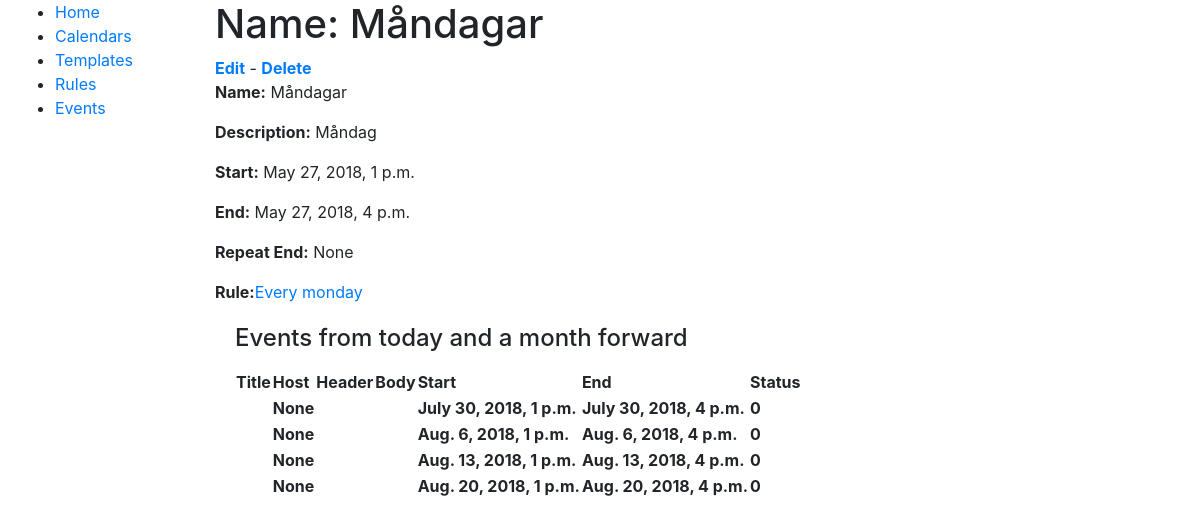
Page /scheduler/event/1 on the earlier database version.
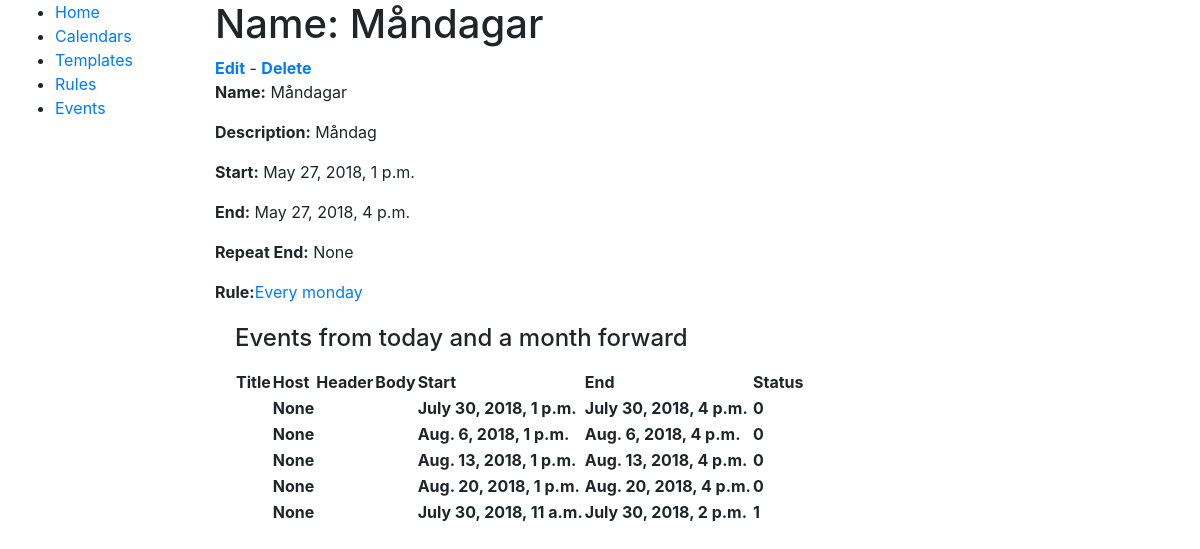
Same page on the later database version.
### scheduler/models.py (models this page shows, shortened)
class Event(models.Model):
    name = models.CharField(max_length=50, help_text="Enter a human-friendly name for this type of Event")
    description = models.CharField(max_length=300, help_text="Enter a description for this type of Event", null=True, blank=True)
    template = models.ForeignKey('EventTemplate', on_delete=models.SET_NULL, null=True, help_text="Select a template for how scheduled Events will look in the calendar.")
    start = models.DateTimeField(help_text="Start of event repetition and start time of events", db_index=True)
    end = models.DateTimeField(help_text="End time of events, must be after start", db_index=True)
    repeat_end = models.DateTimeField(help_text="Date to end repetition", null=True, blank=True)
    rule = models.ForeignKey('SchedulingRule', null=True, blank=True, help_text="Select '----' for a one time only event.", on_delete=models.SET_NULL)
    class Meta:
        ordering = ["name"]
    def create_eventinstance(self, start, end=None):
        if end is None:
            end = start + (self.end - self.start)
        return EventInstance(id=None, event=self, start=start, end=end, status=0)
    def get_event_list(self, from_date, until_date):
        logger.warning("Event:get_event_list called")
        logger.warning("Event:get_event_list:from_date: %s", from_date)
        logger.warning("Event:get_event_list:until_date: %s", until_date)
        logger.warning("Event:get_event_list:self.start: %s", self.start.tzinfo)
        logger.warning("Event:get_event_list:self.end: %s", self.end)
        event_list = []
        if self.start > until_date:
            logger.warning("Event:get_event_list:Start parameter not within range")
            return event_list
        if self.rule is not None:
            logger.warning("Event:get_event_list:Rule for repetition found")
            event_duration = self.end - self.start
            if self.start > from_date:
                from_date = self.start
            else:
                from_date = datetime.datetime.combine(from_date.date(), self.start.time(), self.start.tzinfo)
            if self.repeat_end and self.repeat_end < until_date:
                until_date = self.repeat_end
            logger.warning("Event:get_event_list:from_date: %s", from_date)
            logger.warning("Event:get_event_list:until_date: %s", until_date)
            start_list = self.rule.get_events(from_date, until_date)
            for startdate in start_list:
                event_list.append(self.create_eventinstance(startdate, startdate+event_duration))
        else:
            logger.warning("Event:get_event_list:No rule for repetition found, adding single event")
            event_list.append(self.create_eventinstance(self.start))
        return event_list
    """
    Retrieves events between two dates
    If replace=True it replaces generated events with actual objects from DB
    If replace=False it removes generated events where there is an actual object in DB but does not replace it.
    """
    def get_events(self, from_date, until_date, replace=True):
        logger.warning("Event:get_events called")
        logger.warning("Event:get_events:from_date: %s", from_date)
        logger.warning("Event:get_events:until_date: %s", until_date)
        event_instances = self.eventinstance_set.all()
        event_replacer = EventReplacer(event_instances)
        generated_events = self.get_event_list(from_date, until_date)
        final_eventlist = []
        for event_instance in generated_events:
            if event_replacer.has_eventinstance(event_instance):
                if replace:
                    logger.warning("Replacing with real event")
                    final_eventlist.append(event_replacer.get_eventinstance(event_instance))
                else:
                    logger.warning("Skipping event since replace=False")
            else:
                logger.warning("Adding generated event with id:"+str(event_instance.id))
                final_eventlist.append(event_instance)
        if replace:
            final_eventlist += event_replacer.get_straggling_eventinstances(from_date, until_date)
        return final_eventlist

class SchedulingRule(models.Model):
    freqs = (
        ("YEARLY", "Yearly"),
         ("MONTHLY", "Monthly"),
         ("WEEKLY", "Weekly"),
         ("DAILY", "Daily"),
    )
    _week_days = {
        'MO': MO,
        'TU': TU,
        'WE': WE,
        'TH': TH,
        'FR': FR,
        'SA': SA,
        'SU': SU
    }
    name = models.CharField(max_length=50)
    description = models.TextField()
    frequency = models.CharField("frequency", choices=freqs, max_length=10)
    params = models.TextField("params", blank=True)
    def rrule_frequency(self):
        compatibility_dict = {
            'DAILY': DAILY,
            'MONTHLY': MONTHLY,
            'WEEKLY': WEEKLY,
            'YEARLY': YEARLY
        }
        return compatibility_dict[self.frequency]
    def _weekday_or_number(self, param):
        try:
            return int(param)
        except (TypeError, ValueError):
            uparam = str(param).upper()
            if uparam in SchedulingRule._week_days:
                return SchedulingRule._week_days[uparam]
    def get_params(self, extra_params=""):
        total_params = self.params + ";" + extra_params
        params = total_params.split(';')
        param_dict = []
        for param in params:
            param = param.split(':')
            if len(param) != 2:
                continue
            param = (
                str(param[0]).lower(),
                [x for x in
                 [self._weekday_or_number(v) for v in param[1].split(',')]
                 if x is not None],
            )
            if len(param[1]) == 1:
                param_value = self._weekday_or_number(param[1][0])
                param = (param[0], param_value)
            param_dict.append(param)
        return dict(param_dict)
    def get_events(self, dtstart=None, until=None, extra_params=""):
        logger.warning("Rule:get_events called")
        logger.warning("dtstart: %s", dtstart)
        logger.warning("until: %s", until)
        params = self.get_params(extra_params=extra_params)
        if (('until' in params) and until):
            del params['until']
        if((until is None) and not('count' in params) and not('until' in params)):
            params['count'] = 10
        if(dtstart is None):
            dtstart = datetime.datetime.now()
        frequency = self.rrule_frequency()
        logger.warning("params: %s", params)
        events = rrule(frequency, dtstart=dtstart, until=until, **params)
        return events

class EventInstance(models.Model):
    STATUS = (
        (-1, 'Reschedule needed'),
        (0, 'Unscheduled'),
        (1, 'Scheduled'),
        (2, 'Cancelled'),
    )
    id = models.UUIDField(primary_key=True, default=uuid.uuid4, editable=False, help_text="Unique ID for this bookinginstance")
    google_calendar_booking_id = models.CharField(max_length=300, help_text="Unique ID from google after instance is created", null=True, blank=True)
    host = models.CharField(max_length=50, help_text="Enter a name instead of user-key", null=True, blank=True)
    event = models.ForeignKey('Event', on_delete=models.SET_NULL, null=True)
    start = models.DateTimeField(help_text="Start of event")
    end = models.DateTimeField(help_text="End of event")
    status = models.IntegerField(default=0, choices=STATUS, help_text="Instance status")
    class Meta:
        ordering = ["start", "end"]
    def display_host(self):
        return ''.join([self.host])
    display_host.short_description = "Host"

### scheduler/views.py (the view)
# urls.py: path('event/<int:pk>', views.EventDetailView.as_view(), name='event-detail'),
class EventDetailView(generic.DetailView):
    model = Event
    def get_context_data(self, **kwargs):
        start = datetime.now(timezone.utc).replace(hour=0, minute=0, second=0, microsecond=0)
        end = start+relativedelta(months=+1)
        context = super(EventDetailView, self).get_context_data(**kwargs)
        events = self.object.get_events(start, end)
        context['eventlist'] = events
        return context

### scheduler/models.py (called while the page is built)
    def has_eventinstance(self, event_instance):
        try:
            return (event_instance.event.id, event_instance.start, event_instance.end) in self.lookup
        except TypeError:
            if not self.lookup:
                return False
            else:
                raise TypeError('A problem with checking if an actual EventInstace exists occured!')

    def get_straggling_eventinstances(self, from_date, until_date):
        return [event_instance for _, event_instance in list(self.lookup.items()) if (event_instance.start < until_date and event_instance.start >= from_date and not event_instance.status == 2)]

### scheduler/templates/scheduler/event_detail.html (shortened to what this page needs)
{% extends "base_generic.html" %}
{% block content %}
  <h1>Name: {{ event.name }}</h1>
  <strong class="text-success"><a href="{% url 'event-update' pk=event.pk %}">Edit</a></strong> - <strong class="text-warning"><a href="{% url 'event-delete' pk=event.pk %}">Delete</a></strong>
  <p><strong>Name:</strong> {{ event.name }}</p>
  <p><strong>Description:</strong> {{ event.description }}</p>
  <p><strong>Start:</strong> {{ event.start }}</p>
  <p><strong>End:</strong> {{ event.end }}</p>
  <p><strong>Repeat End:</strong> {{ event.repeat_end }}</p>
  <p><strong>Rule:</strong><a href="{% url 'rule-detail' pk=event.rule.pk %}">{{ event.rule.name }}</a></p>
  <div style="margin-left:20px;margin-top:20px">
    <h4>Events from today and a month forward</h4>
    <table>
      <tr>
        <th>Title</th>
        <th>Host</th>
        <th>Header</th>
        <th>Body</th>
        <th>Start</th>
        <th>End</th>
        <th>Status</th>
      </tr>
      {% for event in eventlist %}
        <tr>
          <th>{{ event.event.booking_template.title }}</th>
          <th>{{ event.host }}</th>
          <th>{{ event.event.booking_template.header }}</th>
          <th>{{ event.event.booking_template.body }}</th>
          <th>{{ event.start }}</th>
          <th>{{ event.end }}</th>
          <th>{{ event.status }}</th>
        </tr>
      {% endfor %}
    </table>
  </div>
{% endblock %}

### scheduler/templates/base_generic.html (shortened to what this page needs)
<!DOCTYPE html>
<html lang="en">
<head>
  {% load bootstrap4 %}
  {% bootstrap_css %}
</head>
<body>
  <div class="container-fluid">
    <div class="row">
      <div class="col-sm-2">
      {% block sidebar %}
      <ul class="sidebar-nav">
          <li><a href="{% url 'index' %}">Home</a></li>
          <li><a href="{% url 'calendars' %}">Calendars</a></li>
          <li><a href="{% url 'templates' %}">Templates</a></li>
          <li><a href="{% url 'rules' %}">Rules</a></li>
          <li><a href="{% url 'events' %}">Events</a></li>
      </ul>
     {% endblock %}
      </div>
      <div class="col-sm-10 ">
      {% block content %}{% endblock %}
      </div>
    </div>
  </div>
</body>
</html>

Differences in the rows shown:
added EventInstance: host "None", start "July 30, 2018, 11 a.m.", end "July 30, 2018, 2 p.m.", status "1"
